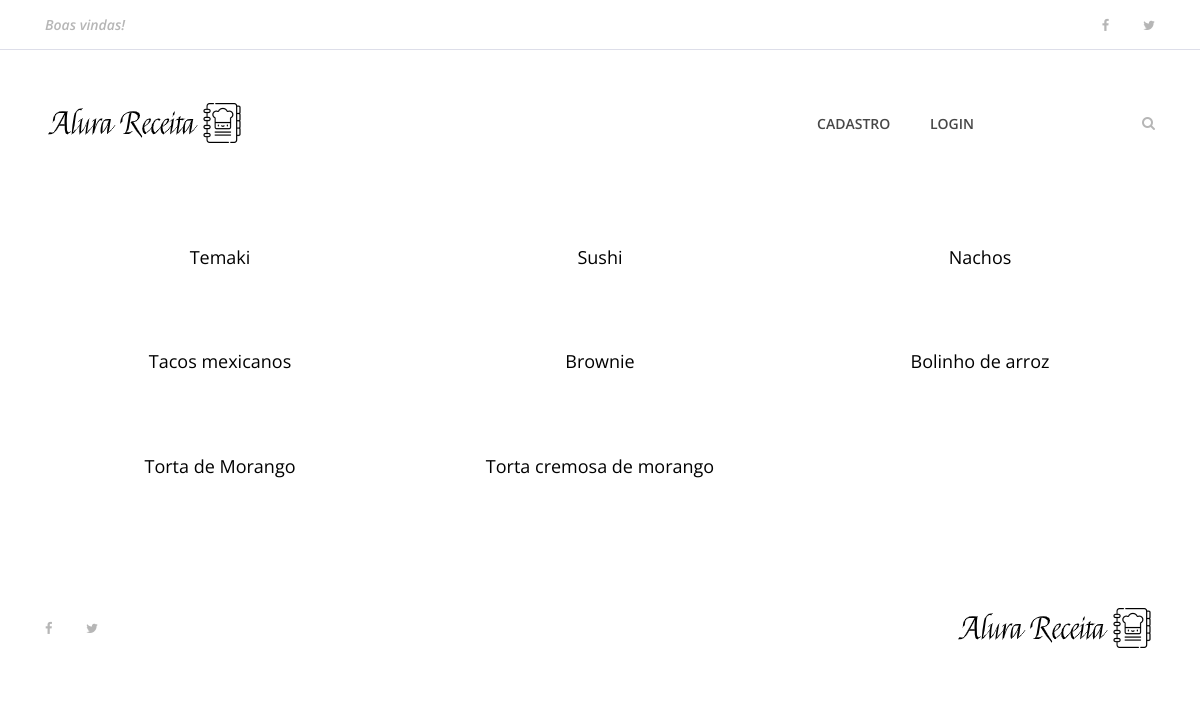
The page /busca on the database as committed earlier.
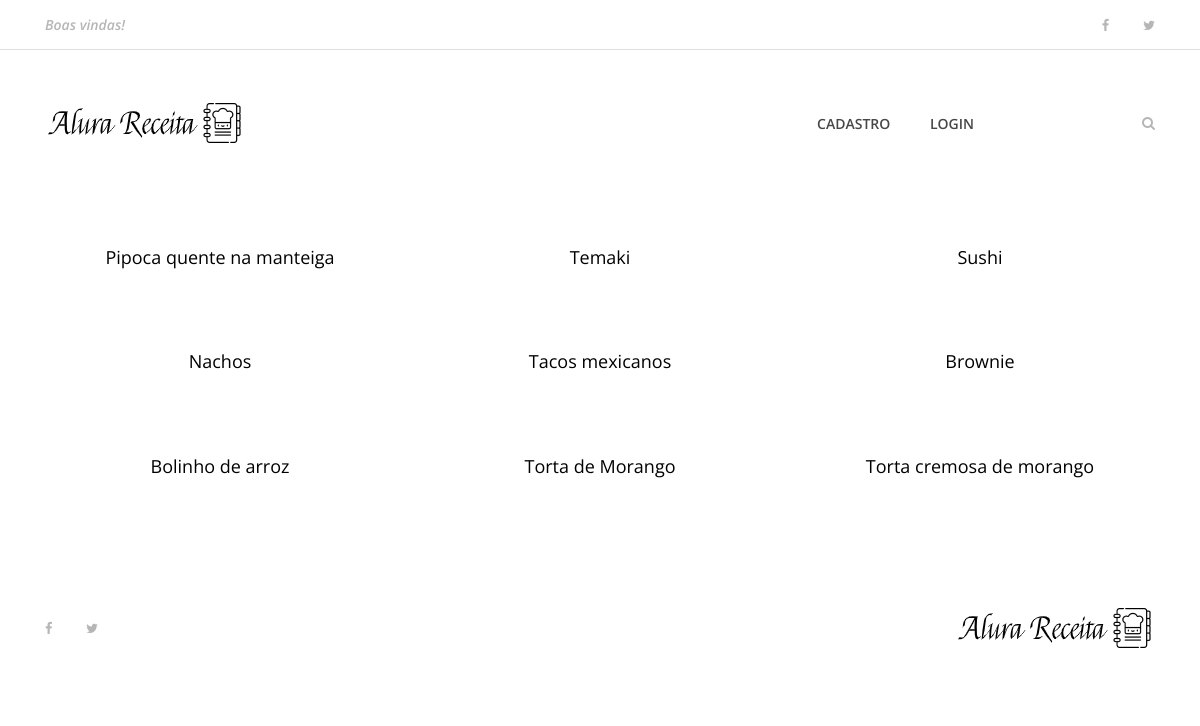
The same page on the database as committed later.
### apps/receitas/models.py (models this page shows, shortened)
class Receita(models.Model):
    pessoa = models.ForeignKey(User, on_delete=models.CASCADE)
    nome_receita = models.CharField(max_length=255)
    ingredientes = models.TextField()
    modo_preparo = models.TextField()
    tempo_preparo = models.IntegerField()
    rendimento = models.CharField(max_length=100)
    categoria = models.CharField(max_length=100)
    date_receita = models.DateTimeField(default=datetime.now, blank=True)
    foto_receita = models.ImageField(upload_to='fotos/%d/%m/%Y/', blank=True)
    publicada = models.BooleanField(default=False)

### apps/receitas/views/busca.py (the view)
# urls.py: path('busca', busca, name='busca'),
def busca(request):
    lista_receitas = Receita.objects.order_by(
        '-date_receita').filter(publicada=False)
    if 'busca' in request.GET:
        nome_busca = request.GET['busca']
        lista_receitas = lista_receitas.filter(
            nome_receita__icontains=nome_busca)
    dados = {
        'receitas': lista_receitas
    }
    return render(request, 'receitas/busca.html', dados)

### templates/receitas/busca.html (shortened to what this page needs)
{% extends 'base.html' %}
{% load static %}
{% block content %}
    {% include 'partials/_menu.html' %}
    <section class="best-receipe-area">
        <div class="container">
            <div class="row">
                {% if receitas %}
                {% for receita in receitas %}
                <div class="col-12 col-sm-6 col-lg-4">
                    <div class="single-best-receipe-area mb-30">
                        <div class="receipe-content">
                            <a href="{% url 'receita' receita.id %}">
                                <h5>{{ receita.nome_receita }}</h5>
                            </a>
                        </div>
                    </div>
                </div>
                {% endfor %}
                {% else %}
                    <div class="col-12 col-sm-6 col-lg-4">
                        <p>Receita não encontrada</p>
                    </div>
                {% endif %}
            </div>
        </div>
    </section>
    {% include 'partials/_footer.html' %}
{% endblock %}

Rows that differ between the two databases and show on the page:
added Receita: nome_receita "Pipoca quente na manteiga"
